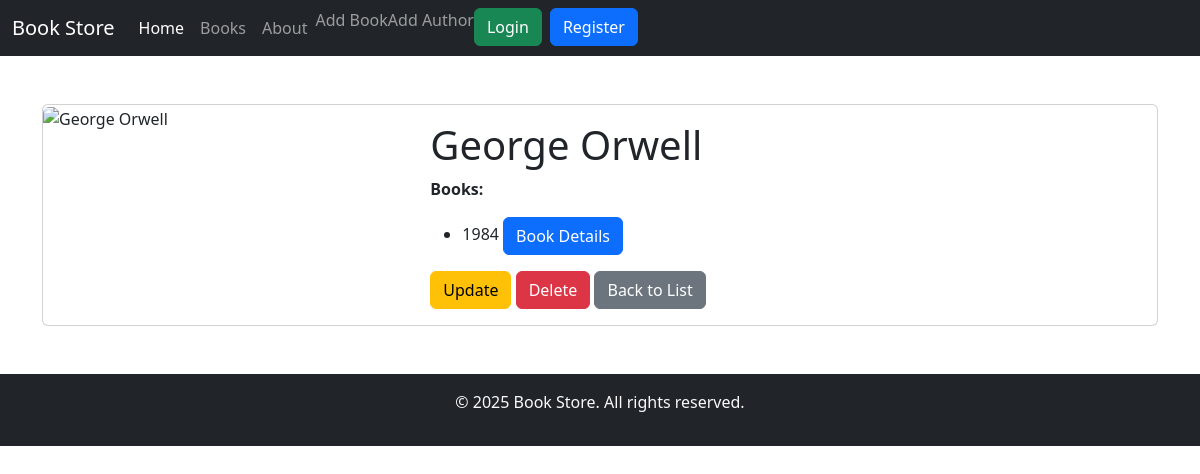
Page /authors/2 on the earlier database version.
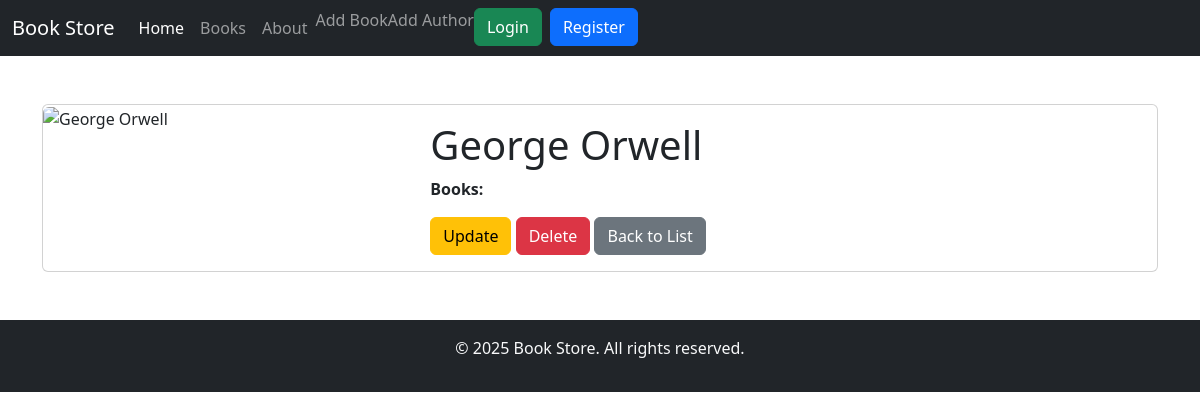
Same page on the later database version.
### app/models.py (models this page shows)
class Book(db.Model):
    id = db.Column(db.Integer, primary_key=True)
    name = db.Column(db.String(100), nullable=False)
    publish_date = db.Column(db.String(100), nullable=False)
    add_to_site_at = db.Column(db.DateTime, nullable=False, default=func.now())
    price = db.Column(db.Float, nullable=False)
    age_category = db.Column(db.Enum(AgeCategory), nullable=False)
    author_id = db.Column(db.Integer, db.ForeignKey('author.id'), nullable=False)
    image_url = db.Column(db.String(100), nullable=True)

### app/main/routes.py (the view)
@main_blueprint.route('/authors/<int:author_id>',endpoint='author_details',methods=['GET'])
def author_details(author_id):
    data = db.session.query(Author).filter(Author.id == author_id).first()
    books = db.session.query(Book).filter(Book.author_id == author_id).all()
    data.books = books
    return render_template('AuthorDetails.html', author=data)

### app/templates/AuthorDetails.html (shortened to what this page needs)
{% extends 'base.html' %}
{% block content %}
<div class="container mt-5">
    <div class="card">
        <div class="row g-0">
            <div class="col-md-4">
                <img src="{{ author.image_url }}" class="img-fluid rounded-start " alt="{{ author.name }}">
            </div>
            <div class="col-md-8">
                <div class="card-body">
                    <h1 class="card-title
                    ">{{ author.name }}</h1>
                    <p class="card-text"><strong>Books:</strong></p>
                    <ul>
                        {% for book in author.books %}
                        <li>
                            <span>{{ book.name }}</span>
                            <a href="{{ url_for('main.book_details', book_id=book.id) }}" class="btn btn-primary">Book
                                Details</a>
                        </li>
                        {% endfor %}
                    </ul>
                    <form action="{{ url_for('main.update_author', author_id=author.id) }}" method="POST"
                        style="display:inline;">
                        <button type="submit" class="btn btn-warning">Update</button>
                    </form>
                    <form action="{{ url_for('main.delete_author', author_id=author.id) }}" method="POST"
                        style="display:inline;">
                        <button type="submit" class="btn btn-danger"
                            onclick="return confirm('Are you sure?');">Delete</button>
                    </form>
                    <a href="{{ url_for('main.books') }}" class="btn btn-secondary">Back to List</a>
                </div>
            </div>
        </div>
    </div>
</div>
{% endblock %}

Differences in the rows shown:
removed Book: name "1984"
